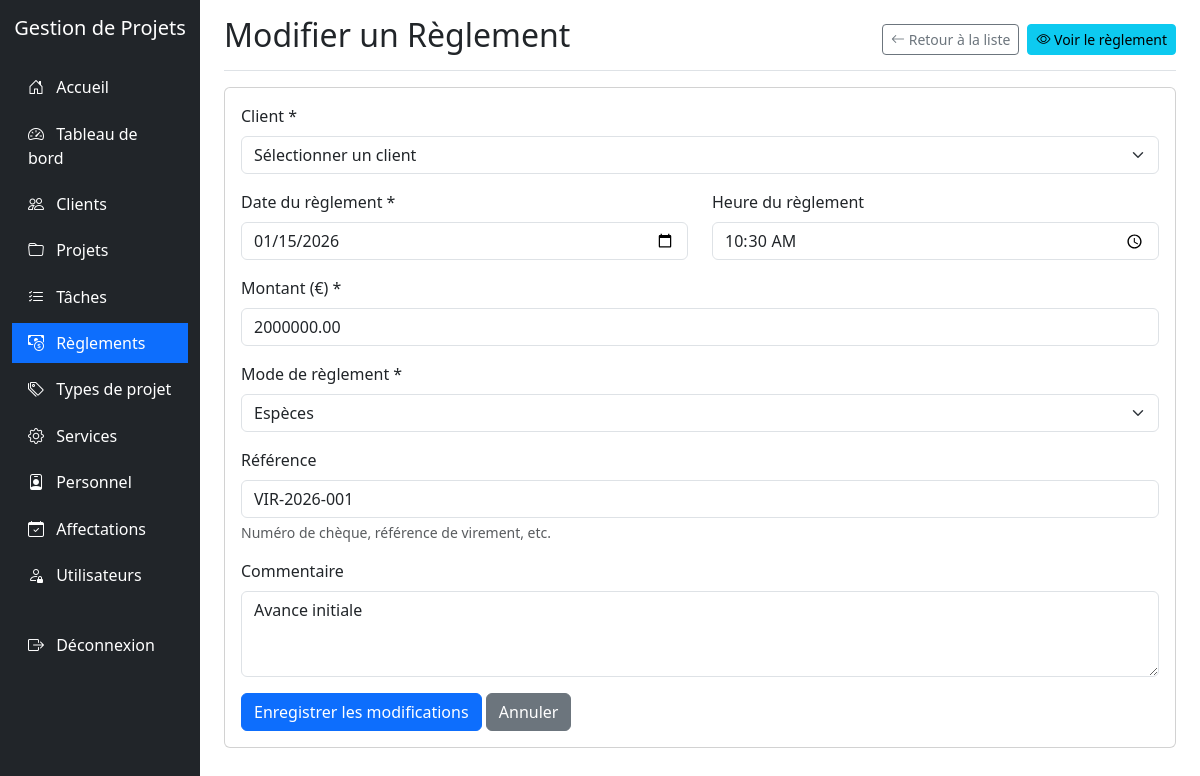
Screenshot of /reglements/edit.php?id=1 (signed in) with the database file from the repository.
### tables this page shows
CREATE TABLE REGLEMENT (
  IdReglement INT AUTO_INCREMENT PRIMARY KEY,
  IdProjet INT NOT NULL,
  DateReglement DATE NOT NULL,
  HeureReglement TIME NULL,
  MontantReglement DECIMAL(15,2) NOT NULL DEFAULT 0,
  ModePaiementReglement VARCHAR(80) NULL,
  ReferenceReglement VARCHAR(255) NULL,
  CommentaireReglement TEXT NULL,
  CreatedAt TIMESTAMP DEFAULT CURRENT_TIMESTAMP,
  UpdatedAt TIMESTAMP DEFAULT CURRENT_TIMESTAMP ON UPDATE CURRENT_TIMESTAMP,
  CONSTRAINT FK_REGLEMENT_PROJET FOREIGN KEY (IdProjet)
    REFERENCES PROJET(IdProjet)
    ON UPDATE CASCADE ON DELETE CASCADE
);

### reglements/edit.php (the view, shortened to what this page needs)
<?php
require_once '../config.php';
$id = $_GET['id'];
$sql = "SELECT * FROM REGLEMENT WHERE IdReglement = $id";
$result = mysqli_query($conn, $sql);
$reglement = mysqli_fetch_assoc($result);
?>
<!DOCTYPE html>
<html lang="fr">
<head>
    <link href="https://cdn.jsdelivr.net/npm/bootstrap@5.3.0-alpha1/dist/css/bootstrap.min.css" rel="stylesheet">
    <link rel="stylesheet" href="https://cdn.jsdelivr.net/npm/bootstrap-icons@1.10.0/font/bootstrap-icons.css">
</head>
<body>
    <div class="container-fluid">
        <div class="row">
            <div class="col-md-3 col-lg-2 d-md-block sidebar collapse">
                <div class="position-sticky pt-3">
                    <div class="text-center mb-4">
                        <h5 class="text-white">Gestion de Projets</h5>
                    </div>
                    <ul class="nav flex-column">
                        <li class="nav-item">
                            <a class="nav-link" href="../index.php">
                                <i class="bi bi-house-door"></i> Accueil
                            </a>
                        </li>
                        <li class="nav-item">
                            <a class="nav-link" href="../dashboard/index.php">
                                <i class="bi bi-speedometer2"></i> Tableau de bord
                            </a>
                        </li>
                        <li class="nav-item">
                            <a class="nav-link" href="../clients/index.php">
                                <i class="bi bi-people"></i> Clients
                            </a>
                        </li>
                        <li class="nav-item">
                            <a class="nav-link" href="../projets/index.php">
                                <i class="bi bi-folder"></i> Projets
                            </a>
                        </li>
                        <li class="nav-item">
                            <a class="nav-link" href="../taches/index.php">
                                <i class="bi bi-list-check"></i> Tâches
                            </a>
                        </li>
                        <li class="nav-item">
                            <a class="nav-link active" href="../reglements/index.php">
                                <i class="bi bi-cash-coin"></i> Règlements
                            </a>
                        </li>
                        <li class="nav-item">
                            <a class="nav-link" href="../typesprojet/index.php">
                                <i class="bi bi-tags"></i> Types de projet
                            </a>
                        </li>
                        <li class="nav-item">
                            <a class="nav-link" href="../services/index.php">
                                <i class="bi bi-gear"></i> Services
                            </a>
                        </li>
                        <li class="nav-item">
                            <a class="nav-link" href="../personnel/index.php">
                                <i class="bi bi-person-badge"></i> Personnel
                            </a>
                        </li>
                        <li class="nav-item">
                            <a class="nav-link" href="../affectations/index.php">
                                <i class="bi bi-calendar-check"></i> Affectations
                            </a>
                        </li>
                        <?php if ($_SESSION['role'] == 'admin'): ?>
                        <li class="nav-item">
                            <a class="nav-link" href="../utilisateurs/index.php">
                                <i class="bi bi-person-lock"></i> Utilisateurs
                            </a>
                        </li>
                        <?php endif; ?>
                        <li class="nav-item mt-4">
                            <a class="nav-link" href="../logout.php">
                                <i class="bi bi-box-arrow-right"></i> Déconnexion
                            </a>
                        </li>
                    </ul>
                </div>
            </div>
            <div class="col-md-9 ms-sm-auto col-lg-10 px-md-4">
                <div class="d-flex justify-content-between flex-wrap flex-md-nowrap align-items-center pt-3 pb-2 mb-3 border-bottom">
                    <h1 class="h2">Modifier un Règlement</h1>
                    <div class="btn-toolbar mb-2 mb-md-0">
                        <a href="index.php" class="btn btn-sm btn-outline-secondary me-2">
                            <i class="bi bi-arrow-left"></i> Retour à la liste
                        </a>
                        <a href="view.php?id=<?php echo $id; ?>" class="btn btn-sm btn-info">
                            <i class="bi bi-eye"></i> Voir le règlement
                        </a>
                    </div>
                </div>
                <div class="card">
                    <div class="card-body">
                        <form method="post" action="edit.php?id=<?php echo $id; ?>">
                            <div class="mb-3">
                                <label for="idClient" class="form-label">Client *</label>
                                <select class="form-select" id="idClient" name="idClient" required>
                                    <option value="">Sélectionner un client</option>
                                </select>
                            </div>
                            <div class="row">
                                <div class="col-md-6 mb-3">
                                    <label for="dateReglement" class="form-label">Date du règlement *</label>
                                    <input type="date" class="form-control" id="dateReglement" name="dateReglement" value="<?php echo $reglement['DateReglement']; ?>" required>
                                </div>
                                <div class="col-md-6 mb-3">
                                    <label for="heureReglement" class="form-label">Heure du règlement</label>
                                    <input type="time" class="form-control" id="heureReglement" name="heureReglement" value="<?php echo date('H:i', strtotime($reglement['HeureReglement'])); ?>">
                                </div>
                            </div>
                            <div class="mb-3">
                                <label for="montantReglement" class="form-label">Montant (€) *</label>
                                <input type="number" step="0.01" class="form-control" id="montantReglement" name="montantReglement" value="<?php echo $reglement['MontantReglement']; ?>" required>
                            </div>
                            <div class="mb-3">
                                <label for="modeReglement" class="form-label">Mode de règlement *</label>
                                <select class="form-select" id="modeReglement" name="modeReglement" required>
                                    <option value="Espèces" <?php echo $reglement['ModeReglement'] == 'Espèces' ? 'selected' : ''; ?>>Espèces</option>
                                </select>
                            </div>
                            <div class="mb-3">
                                <label for="referenceReglement" class="form-label">Référence</label>
                                <input type="text" class="form-control" id="referenceReglement" name="referenceReglement" value="<?php echo htmlspecialchars($reglement['ReferenceReglement']); ?>">
                                <div class="form-text">Numéro de chèque, référence de virement, etc.</div>
                            </div>
                            <div class="mb-3">
                                <label for="commentaireReglement" class="form-label">Commentaire</label>
                                <textarea class="form-control" id="commentaireReglement" name="commentaireReglement" rows="3"><?php echo htmlspecialchars($reglement['CommentaireReglement']); ?></textarea>
                            </div>
                            <button type="submit" class="btn btn-primary">Enregistrer les modifications</button>
                            <a href="index.php" class="btn btn-secondary">Annuler</a>
                        </form>
                    </div>
                </div>
            </div>
        </div>
    </div>
</body>
</html>

### reglements/edit.php (style rules this page uses)
.sidebar { min-height: 100vh; background-color: #212529; }
.sidebar .nav-link { color: #fff; padding: 0.5rem 1rem; margin: 0.2rem 0; }
.sidebar .nav-link.active { background-color: #0d6efd; }
.sidebar .nav-link i { margin-right: 0.5rem; }

### rows the page displays
reglement: dateReglement "01/15/2026", heureReglement "10:30", montantReglement "2000000.00", referenceReglement "VIR-2026-001", commentaireReglement "Avance initiale"
